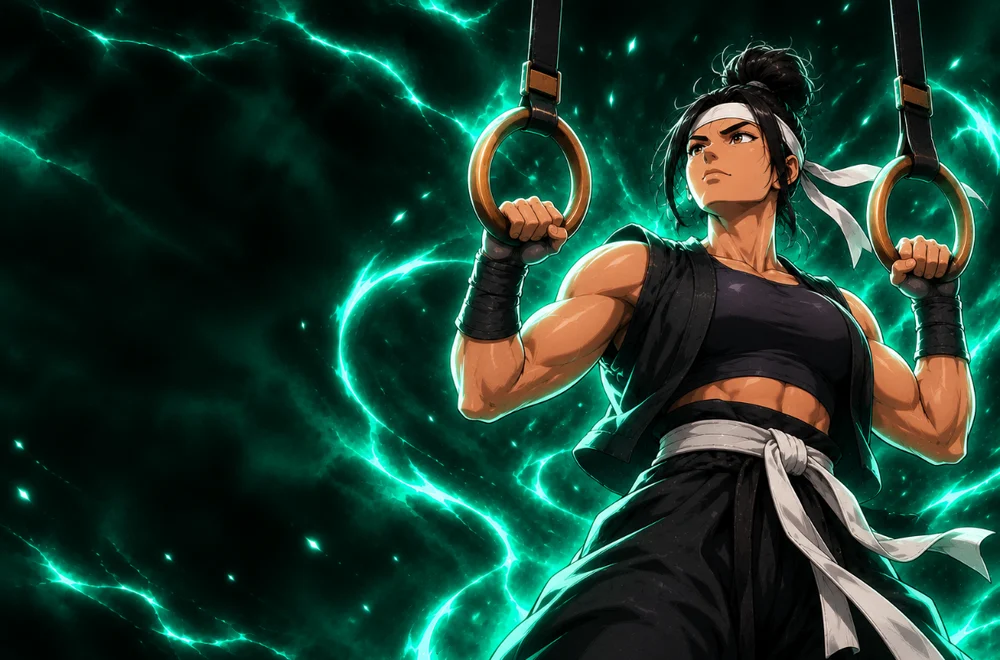
#> input picture app/img/card-monge-f.webp, 1000 x 660 px, given in place of card-monge-f.webp.png, which was not available
$ python logos.py ../../app/img/card-monge-f.webp
#> lines starting #> are read from the running program, lines starting #| are printed output that depends on the picture
import sys
from PIL import Image
from rembg import remove,new_session
lang=sys.argv[1];R='/home/claude/forja-do-heroi-site/'
src=Image.open(f'/home/claude/i18n/emb-{lang}.png').convert('RGB')
#> src is the input picture: PIL image 1000x660 RGB; mean R, G, B 27.7, 58.9, 46.2
src.resize((1400,933),Image.LANCZOS).save(R+f'img/{lang}/logo-full.webp',quality=90)
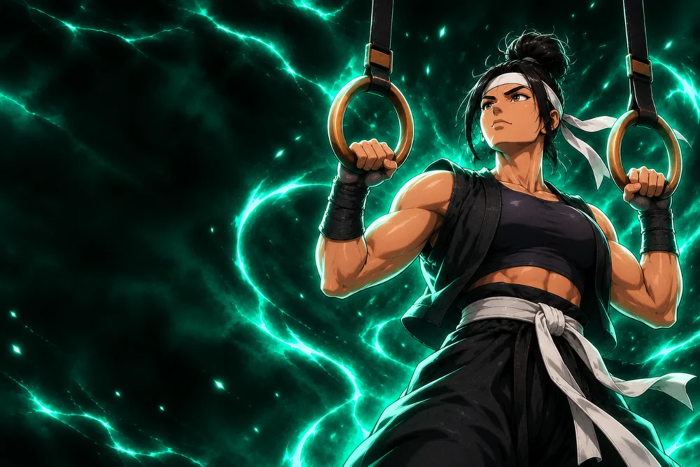
#> saved as logo-full.webp: PIL image 1400x933 RGB (shown at 1/2 size); mean R, G, B 27.8, 58.9, 46.2
import os;os.makedirs(R+f'{lang}/app/img',exist_ok=True)
src.resize((720,480),Image.LANCZOS).save(R+f'{lang}/app/img/logo.webp',quality=90)
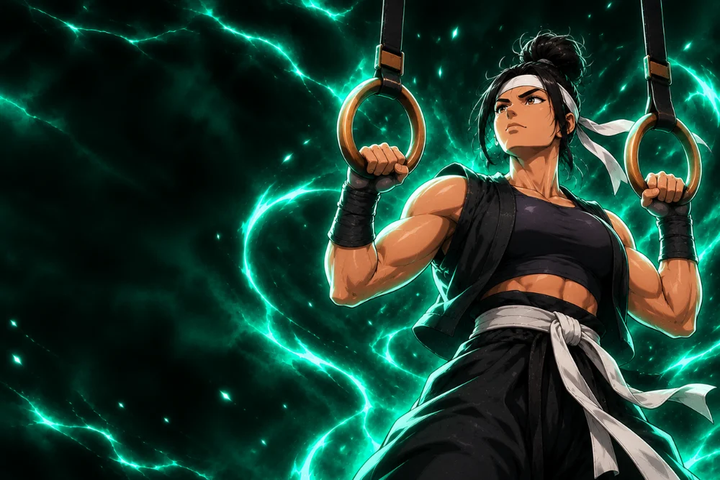
#> saved as logo.webp: PIL image 720x480 RGB; mean R, G, B 27.8, 58.9, 46.2
#> (the run stopped early here; a loop or call above may not have finished)

$ run again, on app/img/card-monge.webp
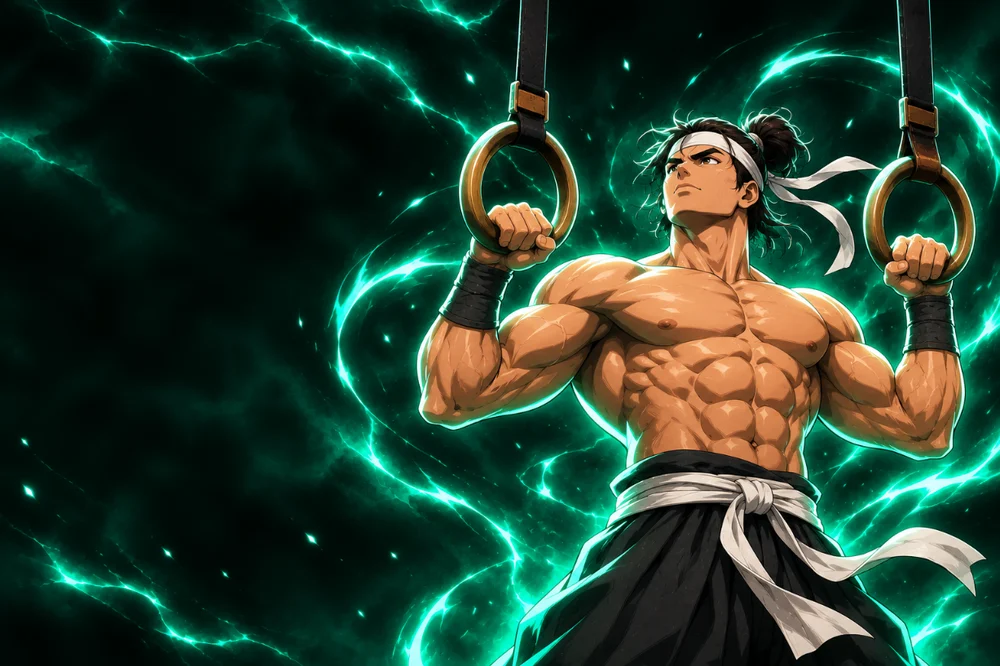
#> input picture app/img/card-monge.webp, 1000 x 666 px, given in place of card-monge.webp.png, which was not available
#> src is the input picture: PIL image 1000x666 RGB; mean R, G, B 37.3, 64.4, 47.6
#> `src.resize((1400,933),Image.LANCZOS).save(R+f'img/{lang}/logo-full.web..`:
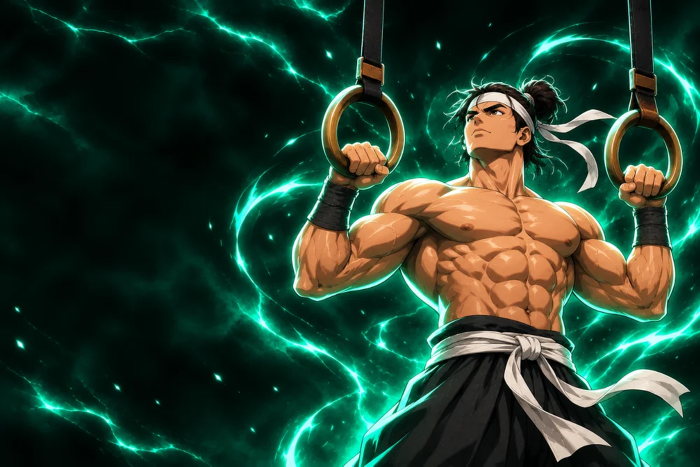
#> saved as logo-full.webp: PIL image 1400x933 RGB (shown at 1/2 size); mean R, G, B 37.4, 64.3, 47.6
#> `src.resize((720,480),Image.LANCZOS).save(R+f'{lang}/app/img/logo.webp'..`:
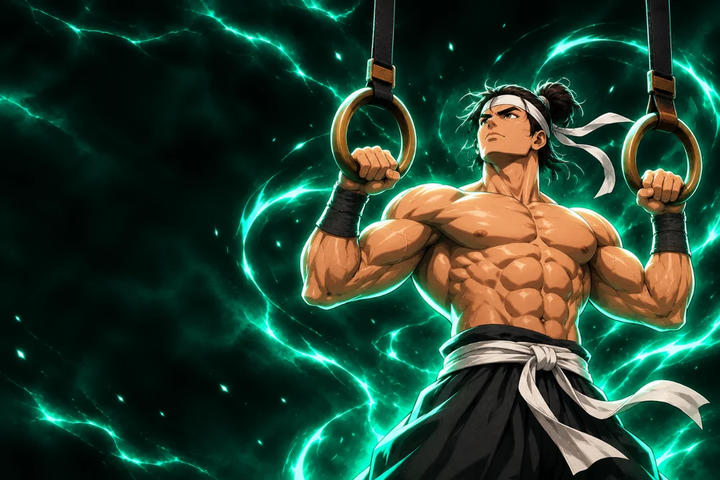
#> saved as logo.webp: PIL image 720x480 RGB; mean R, G, B 37.4, 64.3, 47.6

$ run again, on app/img/card-paladino-f.webp
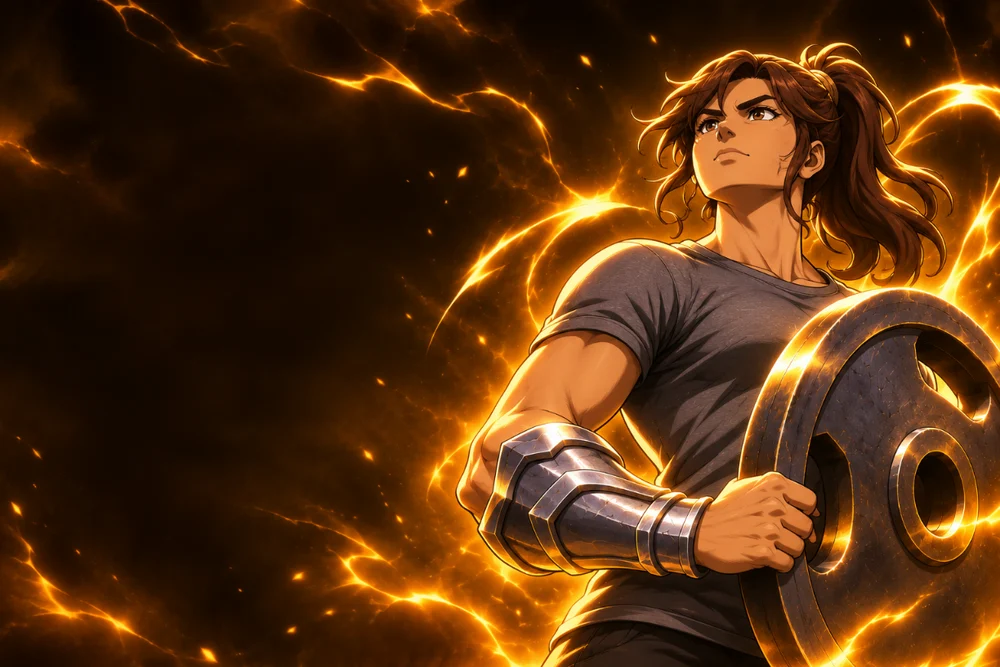
#> input picture app/img/card-paladino-f.webp, 1000 x 667 px, given in place of card-paladino-f.webp.png, which was not available
#> src is the input picture: PIL image 1000x667 RGB; mean R, G, B 86.6, 48.3, 16
#> `src.resize((1400,933),Image.LANCZOS).save(R+f'img/{lang}/logo-full.web..`:
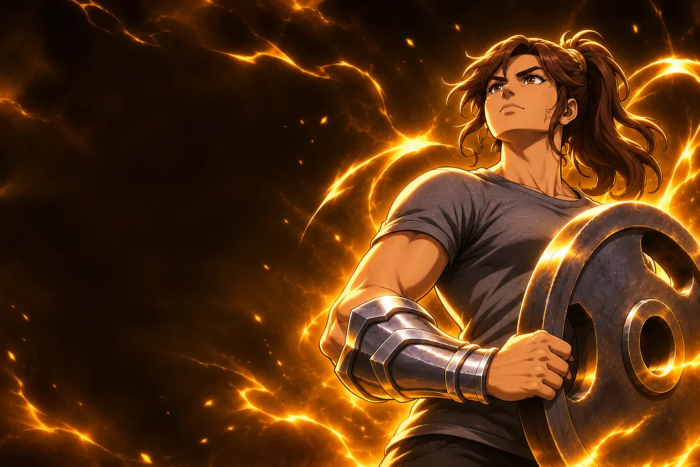
#> saved as logo-full.webp: PIL image 1400x933 RGB (shown at 1/2 size); mean R, G, B 86.6, 48.3, 16.1
